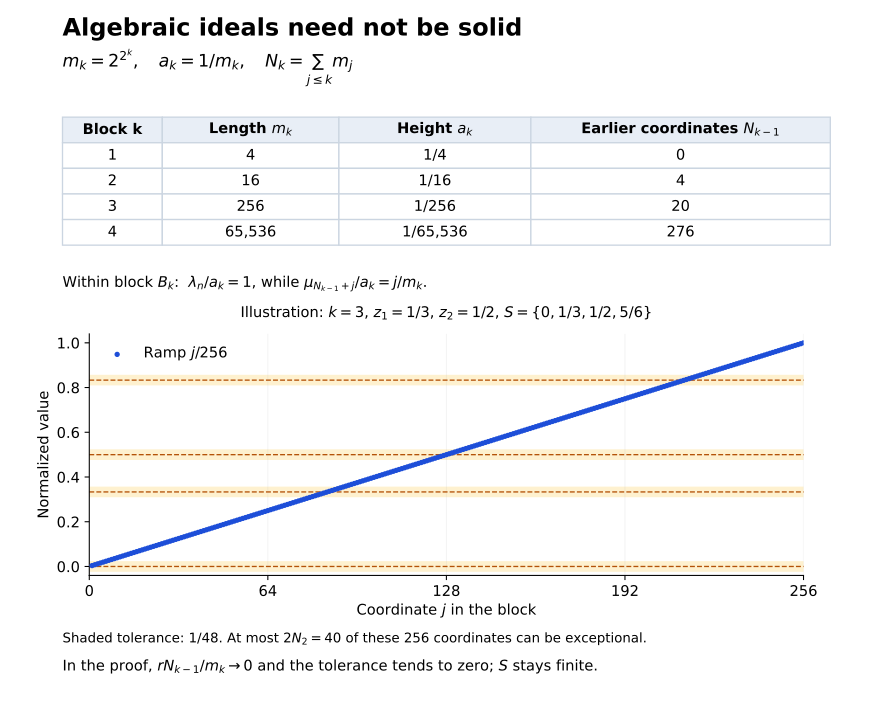

The script that saved this image:
"""Figure 7.1 for Proposition 7.7A. CC0-1.0.

Run with Python and Matplotlib to reproduce sequence-ideal-blocks.svg.
The lower panel is an explicitly labelled finite illustration of the proof.
"""
from pathlib import Path
import argparse
import hashlib
from io import BytesIO
import matplotlib
matplotlib.use('Agg')
import matplotlib.pyplot as plt
from fractions import Fraction

def main():
    parser = argparse.ArgumentParser()
    parser.add_argument('--preview', type=Path)
    args = parser.parse_args()
    plt.rcParams.update({'font.family':'DejaVu Sans','font.size':11,
                         'svg.fonttype':'none','svg.hashsalt':'sequence-ideal-blocks'})
    fig=plt.figure(figsize=(9.3,7.4),facecolor='white')
    fig.text(.07,.95,'Algebraic ideals need not be solid',fontsize=18,weight='bold')
    fig.text(.07,.905,r'$m_k=2^{2^k},\quad a_k=1/m_k,\quad N_k=\sum_{j\leq k}m_j$',fontsize=13)
    ax=fig.add_axes([.07,.64,.86,.21]);ax.axis('off')
    rows=[];total=0
    for k in range(1,5):
        m=2**(2**k)
        rows.append([str(k),f'{m:,}',f'1/{m:,}',f'{total:,}'])
        total+=m
    table=ax.table(cellText=rows,colLabels=['Block k','Length '+r'$m_k$','Height '+r'$a_k$','Earlier coordinates '+r'$N_{k-1}$'],
                   colWidths=[.13,.23,.25,.39],cellLoc='center',loc='center')
    table.auto_set_font_size(False);table.set_fontsize(11);table.scale(1,1.6)
    for (r,c),cell in table.get_celld().items():
        cell.set_edgecolor('#cbd5e1')
        if r==0:cell.set_facecolor('#e8eef6');cell.set_text_props(weight='bold')
    fig.text(.07,.595,r'Within block $B_k$:  $\lambda_n/a_k=1$, while $\mu_{N_{k-1}+j}/a_k=j/m_k$.',fontsize=11)
    ax=fig.add_axes([.10,.19,.80,.34])
    m=256;xs=list(range(1,m+1));ys=[Fraction(j,m) for j in xs]
    ax.scatter(xs,[float(y) for y in ys],s=9,color='#1d4ed8',label=r'Ramp $j/256$',zorder=3)
    levels=[Fraction(0),Fraction(1,3),Fraction(1,2),Fraction(5,6)]
    tolerance=Fraction(1,48)
    for s in levels:
        ax.axhline(float(s),color='#b45309',lw=1,ls='--')
        ax.axhspan(float(s-tolerance),float(s+tolerance),color='#fbbf24',alpha=.22)
    ax.set_xlim(0,256);ax.set_ylim(-.04,1.04)
    ax.set_xticks([0,64,128,192,256]);ax.set_xlabel(r'Coordinate $j$ in the block')
    ax.set_ylabel('Normalized value')
    ax.set_title(r'Illustration: $k=3$, $z_1=1/3$, $z_2=1/2$, $S=\{0,1/3,1/2,5/6\}$',fontsize=11,pad=12)
    ax.spines[['top','right']].set_visible(False);ax.grid(axis='x',alpha=.15)
    ax.legend(loc='upper left',frameon=False)
    fig.text(.07,.095,r'Shaded tolerance: $1/48$. At most $2N_2=40$ of these 256 coordinates can be exceptional.',fontsize=10)
    fig.text(.07,.055,r'In the proof, $rN_{k-1}/m_k\to0$ and the tolerance tends to zero; $S$ stays finite.',fontsize=11)
    out=Path(__file__).with_suffix('.svg')
    fig.savefig(out,metadata={'Date':None,'Title':'Algebraic sequence ideals and the finite-set obstruction'})
    out.write_bytes(b'\n'.join(line.rstrip(b' \t') for line in out.read_bytes().splitlines()) + b'\n')
    stream=BytesIO()
    fig.savefig(stream,format='png',dpi=140,metadata={'Title':'Algebraic sequence ideals and the finite-set obstruction'})
    data=stream.getvalue();digest=hashlib.sha256(data).hexdigest().upper()
    slug='compact-and-trace-class-operators-the-predual-of-b-h-and-the-operator-topologies'
    target=Path(__file__).parent.parent/'assets'/slug/('sequence-ideal-blocks-'+digest+'.png')
    target.parent.mkdir(parents=True,exist_ok=True)
    target.write_bytes(data)
    if args.preview:args.preview.write_bytes(data)
    print(target.relative_to(Path(__file__).parent.parent).as_posix())
    plt.close(fig)

if __name__=='__main__':main()
